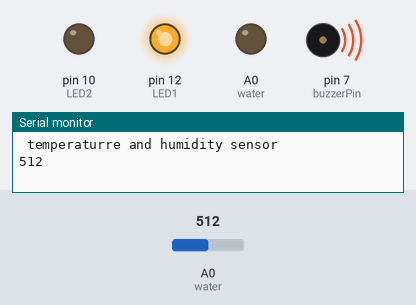
Bench run of a sketch on a simulated Arduino Uno, built with avr-gcc and run on an emulated ATmega328P. On the bench: output pins drawn as LEDs (lit = HIGH), buzzer (waves = sounding), the last lines printed to the serial monitor. The test bench sets the inputs (shaded band); at power-on: A0 (water) = 512.

Above: at 5.8 s.
5.9 s: A0 (water) set to 258
At 7.8 s:
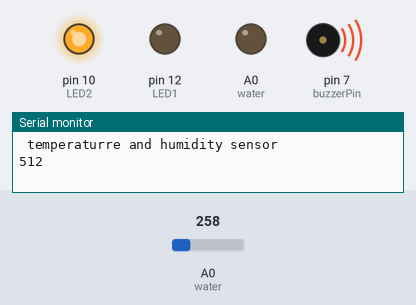
13.5 s: A0 (water) set to 235
At 15.5 s:
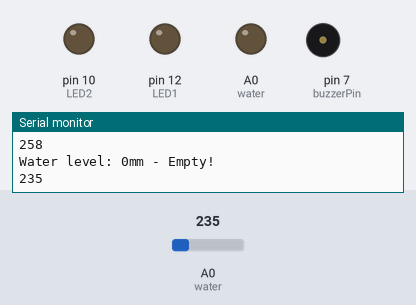
19.5 s: A0 (water) set to 260
At 29.0 s:
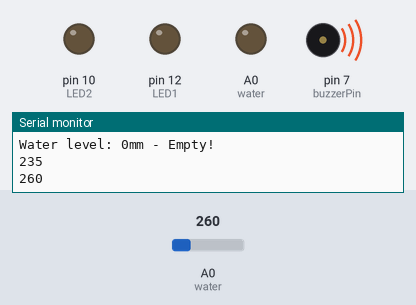
Timing chart, 0 to 32.5 s (numbered marks = the images above; inputs shaded):
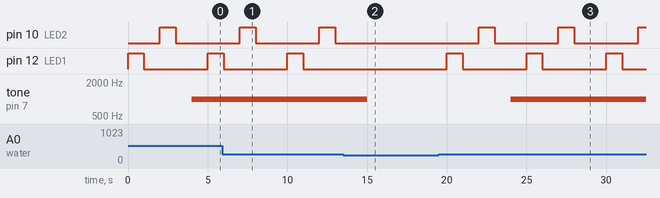

Measured:
- the behaviour switches between 251 and 250 on A0 (water) (found by bisection; images 1 and 2)
- after the input at 13.5 s, pin 10 (LED2): stays LOW (without the input it goes to HIGH after 3.5 s); pin 12 (LED1): stays LOW (without the input it goes to HIGH after 1.5 s); tone on pin 7 (buzzerPin): 1000 Hz → silent after 1.5 s
- after the input at 19.5 s, pin 10 (LED2): alternates HIGH for 1.0 s and LOW for 4.0 s, starting after 2.5 s; pin 12 (LED1): alternates HIGH for 1.0 s and LOW for 4.0 s, starting after 0.50 s; tone on pin 7 (buzzerPin): silent → 1000 Hz after 4.5 s
- by itself, pin 10 (LED2): alternates HIGH for 1.0 s and LOW for 4.0 s

The sketch:

temphumid.ino
```cpp
#include <SimpleDHT.h>
int LED1= 12;
int LED2 = 10;
int buzzerPin = 7;
int pinDHT11 = 2;
SimpleDHT11 dht11(pinDHT11);
int water=A0;
int a=0;
void setup() {
  Serial.begin(9600);
  pinMode(water,OUTPUT);
  Serial.println("\n temperaturre and humidity sensor");
//Serial.print("WATER LEVEL IS:");
   pinMode(LED1, OUTPUT);
   pinMode(LED2, OUTPUT);
   pinMode(buzzerPin, OUTPUT);
}

void loop() {
  int value = analogRead(A0);
  //printing humidity and tempratur

    int temp ,humidity;
    //Serial.println((dht11.read(&temp));
   // Serial.println("*C");
//    Serial.println((dht11.read(&humidity));
   // Serial.println("H");


    if (value<=250){
    Serial.println("Water level: 0mm - Empty!");
    tone(buzzerPin,0, 0);
        }
  /*  else if (value>480 && value<=530){
    Serial.println("Water level: 0mm to 5mm");
   }*/
    else{
      //we ned to do dsomethiong
        digitalWrite(LED1, HIGH);
        delay(1000);
          digitalWrite(LED1, LOW);
          delay(1000);
          digitalWrite(LED2, HIGH);
          delay(1000);
          digitalWrite(LED2, LOW);
          delay(1000);
          tone(buzzerPin, 1000);


    }
    Serial.println(value);
delay(1000);

}
/*


  delay(250);
  int temperature = 0;
  int humidity = 0;
  int err = SimpleDHTErrSuccess;
  if ((err = dht11.read(&temperature, &humidity, NULL)) != SimpleDHTErrSuccess) {
    Serial.print("Read DHT11 failed, err="); Serial.println(err);delay(1000);
    return;
  }


  Serial.print((int)temperature); Serial.print(" *C, ");
  Serial.print((int)humidity); Serial.println(" H");
  delay(1500);

  if(a<=100){

   Serial.print("\nWater level:Empty");

  }


  else if (a>100 && a<=300){

    Serial.print("Water level:Low");
  }

  else if (a>300 && a<=400){

    Serial.print("Water level:Medium");
  }

  else   (a>400);{
        digitalWrite(LED1, HIGH);
    Serial.print("Water level: high");
    delay(1000);
digitalWrite(LED2, LOW);
  delay(500);
   digitalWrite(buzzerPin, HIGH);
    delay(500);
   digitalWrite(buzzerPin,LOW);
  }
  delay(1500);
}*/
```
